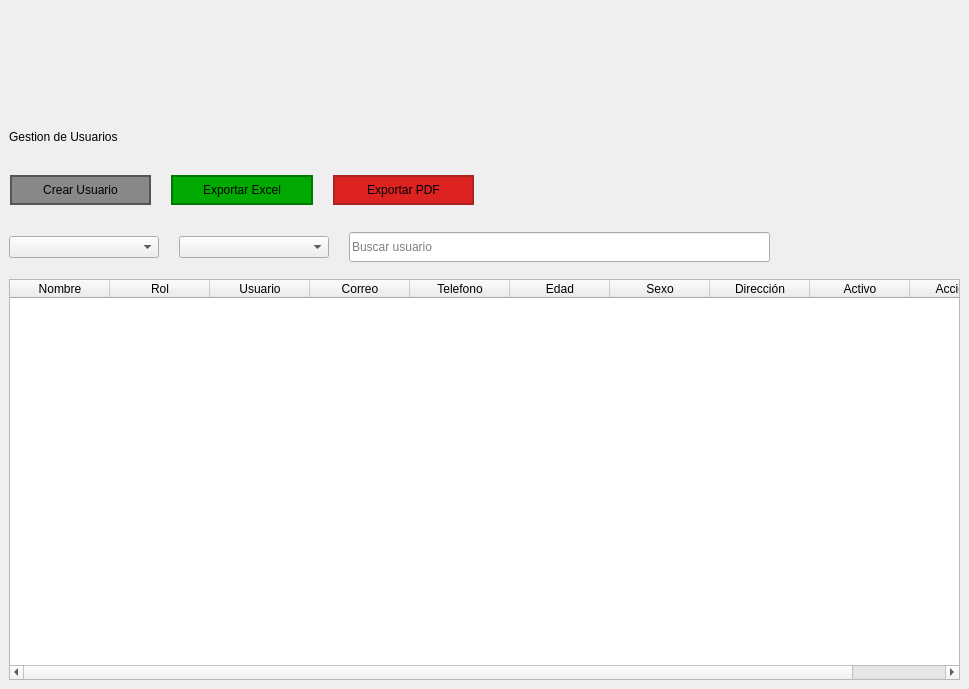
          <widget class="QWidget" name="page_users">
           <widget class="QLabel" name="lb_title">
            <property name="geometry">
             <rect>
              <x>9</x>
              <y>119</y>
              <width>325</width>
              <height>35</height>
             </rect>
            </property>
            <property name="styleSheet">
             <string notr="true">font: 700 18pt &quot;Verdana&quot;;</string>
            </property>
            <property name="text">
             <string>Gestion de Usuarios</string>
            </property>
           </widget>
           <widget class="QTableWidget" name="table_users">
            <property name="geometry">
             <rect>
              <x>9</x>
              <y>279</y>
              <width>951</width>
              <height>401</height>
             </rect>
            </property>
            <property name="alternatingRowColors">
             <bool>true</bool>
            </property>
            <column>
             <property name="text">
              <string>Nombre</string>
             </property>
            </column>
            <column>
             <property name="text">
              <string>Rol</string>
             </property>
            </column>
            <column>
             <property name="text">
              <string>Usuario</string>
             </property>
            </column>
            <column>
             <property name="text">
              <string>Correo</string>
             </property>
            </column>
            <column>
             <property name="text">
              <string>Telefono</string>
             </property>
            </column>
            <column>
             <property name="text">
              <string>Edad</string>
             </property>
            </column>
            <column>
             <property name="text">
              <string>Sexo</string>
             </property>
            </column>
            <column>
             <property name="text">
              <string>Dirección</string>
             </property>
            </column>
            <column>
             <property name="text">
              <string>Activo</string>
             </property>
            </column>
            <column>
             <property name="text">
              <string>Acciones</string>
             </property>
            </column>
           </widget>
           <widget class="QWidget" name="layoutWidget">
            <property name="geometry">
             <rect>
              <x>9</x>
              <y>229</y>
              <width>761</width>
              <height>36</height>
             </rect>
            </property>
            <layout class="QHBoxLayout" name="horizontalLayout_6">
             <property name="spacing">
              <number>20</number>
             </property>
             <item>
              <widget class="QComboBox" name="cb_filter_role">
               <property name="minimumSize">
                <size>
                 <width>150</width>
                 <height>0</height>
                </size>
               </property>
               <property name="placeholderText">
                <string>Seleccionar rol</string>
               </property>
               <item>
                <property name="text">
                 <string>Seleccionar rol</string>
                </property>
               </item>
               <item>
                <property name="text">
                 <string>Administrador</string>
                </property>
               </item>
               <item>
                <property name="text">
                 <string>Jefe de turno</string>
                </property>
               </item>
               <item>
                <property name="text">
                 <string>Operador</string>
                </property>
               </item>
              </widget>
             </item>
             <item>
              <widget class="QComboBox" name="cb_filter_sex">
               <property name="minimumSize">
                <size>
                 <width>150</width>
                 <height>0</height>
                </size>
               </property>
               <property name="placeholderText">
                <string>Seleccionar sexo</string>
               </property>
               <item>
                <property name="text">
                 <string>Seleccionar sexo</string>
                </property>
               </item>
               <item>
                <property name="text">
                 <string>Masculino</string>
                </property>
               </item>
               <item>
                <property name="text">
                 <string>Femenino</string>
                </property>
               </item>
              </widget>
             </item>
             <item>
              <widget class="QLineEdit" name="line_search_user">
               <property name="minimumSize">
                <size>
                 <width>0</width>
                 <height>30</height>
                </size>
               </property>
               <property name="maximumSize">
                <size>
                 <width>16777215</width>
                 <height>30</height>
                </size>
               </property>
               <property name="placeholderText">
                <string>Buscar usuario</string>
               </property>
              </widget>
             </item>
            </layout>
           </widget>
           <widget class="QWidget" name="layoutWidget">
            <property name="geometry">
             <rect>
              <x>10</x>
              <y>170</y>
              <width>464</width>
              <height>40</height>
             </rect>
            </property>
            <layout class="QHBoxLayout" name="horizontalLayout_7">
             <property name="spacing">
              <number>20</number>
             </property>
             <item>
              <widget class="QPushButton" name="btn_add_student">
               <property name="minimumSize">
                <size>
                 <width>0</width>
                 <height>30</height>
                </size>
               </property>
               <property name="cursor">
                <cursorShape>PointingHandCursor</cursorShape>
               </property>
               <property name="styleSheet">
                <string notr="true">background-color: #888;
border: 2px solid #555;</string>
               </property>
               <property name="text">
                <string>Crear Usuario</string>
               </property>
               <property name="icon">
                <iconset>
                 <normaloff>../../public/icons/new_user.png</normaloff>../../public/icons/new_user.png</iconset>
               </property>
               <property name="iconSize">
                <size>
                 <width>25</width>
                 <height>30</height>
                </size>
               </property>
               <property name="checkable">
                <bool>true</bool>
               </property>
               <property name="autoExclusive">
                <bool>true</bool>
               </property>
              </widget>
             </item>
             <item>
              <widget class="QPushButton" name="btn_export_excel">
               <property name="minimumSize">
                <size>
                 <width>0</width>
                 <height>30</height>
                </size>
               </property>
               <property name="cursor">
                <cursorShape>PointingHandCursor</cursorShape>
               </property>
               <property name="styleSheet">
                <string notr="true">background-color: #0a0;
border: 2px solid #070;</string>
               </property>
               <property name="text">
                <string>Exportar Excel</string>
               </property>
               <property name="icon">
                <iconset>
                 <normaloff>../../public/icons/excel.png</normaloff>../../public/icons/excel.png</iconset>
               </property>
               <property name="iconSize">
                <size>
                 <width>25</width>
                 <height>30</height>
                </size>
               </property>
               <property name="checkable">
                <bool>true</bool>
               </property>
               <property name="autoExclusive">
                <bool>true</bool>
               </property>
              </widget>
             </item>
             <item>
              <widget class="QPushButton" name="btn_export_pdf">
               <property name="minimumSize">
                <size>
                 <width>0</width>
                 <height>30</height>
                </size>
               </property>
               <property name="cursor">
                <cursorShape>PointingHandCursor</cursorShape>
               </property>
               <property name="styleSheet">
                <string notr="true">background-color: #d22;
border: 2px solid #a22;</string>
               </property>
               <property name="text">
                <string>Exportar PDF</string>
               </property>
               <property name="icon">
                <iconset>
                 <normaloff>../../public/icons/pdf.png</normaloff>../../public/icons/pdf.png</iconset>
               </property>
               <property name="iconSize">
                <size>
                 <width>25</width>
                 <height>30</height>
                </size>
               </property>
               <property name="checkable">
                <bool>true</bool>
               </property>
               <property name="autoExclusive">
                <bool>true</bool>
               </property>
              </widget>
             </item>
            </layout>
           </widget>
          </widget>
